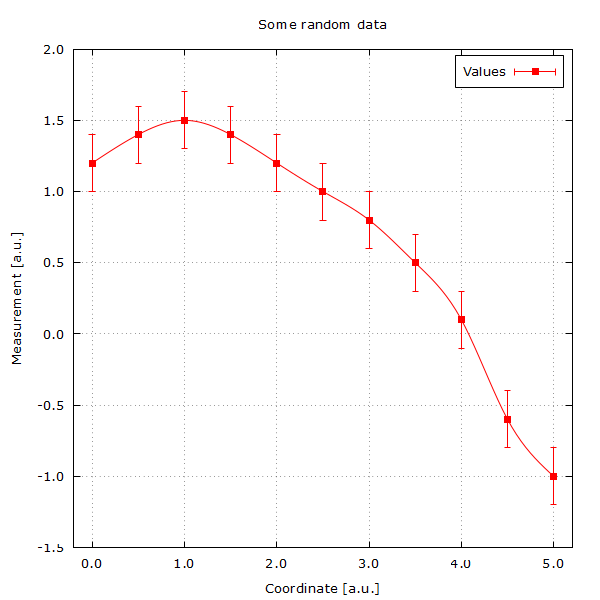

This chart was generated by the following gnuplot code:
# 
# Basic 2D Plot
# 

set terminal pngcairo size 600,600 enhanced font "Verdana,10"

set size square 1.0,1.0
set output "01-Basic-2D-Plot.png"
set decimalsign "."

set title "Some random data"
set xlabel "Coordinate [a.u.]"
set ylabel "Measurement [a.u.]"

set xrange [-0.2:5.2]
set yrange [-1.5:2.0]

set format x "{%.1f}"
set format y "{%.1f}"

set style line 100 lc rgb "#000000" dashtype 0
set style line 200 lc rgb "#FF0000" dashtype 1 pt 5

set grid linestyle 100
set key spacing 2.0 box opaque

DATA = "../data/points2d.dat"

plot DATA using 1:2:3 ls 200 with yerrorbars title "Values",\
     DATA using 1:2 ls 200 smooth csplines title ""
